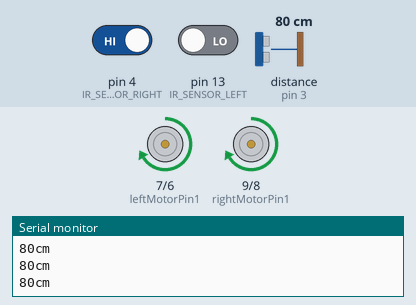
Bench run of a sketch on a simulated Arduino Uno, built with avr-gcc and run on an emulated ATmega328P. On the bench: motor-driver pin pairs drawn as motors (green arrow = first pin HIGH = forward, orange = second pin HIGH = backward, longer = more drive, scaled by the enable pin), the last lines printed to the serial monitor. Wiring (inferred from the names in the program): ultrasonic range finder: trigger pin 2; echo pin 3. Inputs (shaded band) come from the test bench; at power-on: pin 13 (IR_SENSOR_LEFT) LOW, pin 4 (IR_SENSOR_RIGHT) HIGH, distance to the obstacle (sensor on pin 3) 80 cm. The echo pulse lasts 58.3 µs per cm.

Above: at 1.2 s.
1.3 s: pin 13 (IR_SENSOR_LEFT) driven HIGH
At 2.1 s:
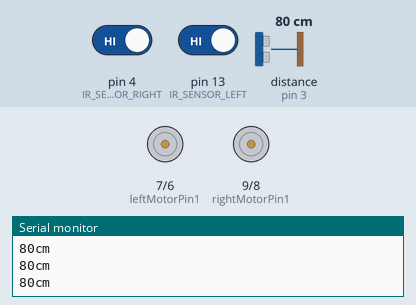
2.8 s: pin 4 (IR_SENSOR_RIGHT) driven LOW
At 3.8 s:
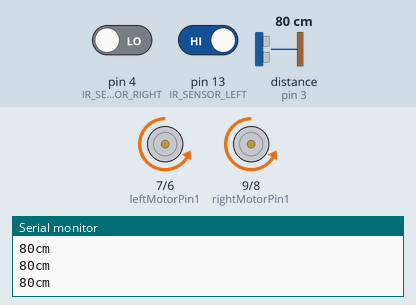
4.3 s: pin 13 (IR_SENSOR_LEFT) driven LOW
At 4.7 s:
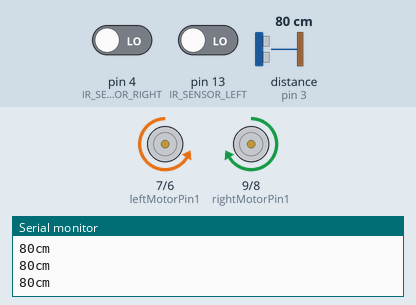
8.8 s: distance to the obstacle (sensor on pin 3) set to 27 cm
10.3 s: distance to the obstacle (sensor on pin 3) set to 23 cm
At 11.2 s:
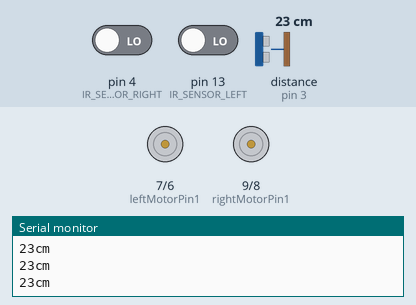
Timing chart, 0 to 12.8 s (numbered marks = the images above; inputs shaded):
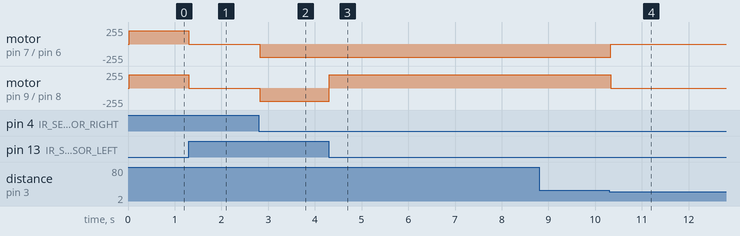

The sketch:

LINE_FOLLOWER2.ino
```cpp
#include <SoftwareSerial.h>
SoftwareSerial espSerial(11, 12);
const int pingPin = 2;
const int echoPin = 3;
long duration;
int distance;


#define IR_SENSOR_RIGHT 4
#define IR_SENSOR_LEFT 13
#define MOTOR_SPEED 200

//Right motor
int enableRightMotor=10;
int rightMotorPin1=9;
int rightMotorPin2=8;

//Left motor
int enableLeftMotor=5;
int leftMotorPin1=7;
int leftMotorPin2=6;

void setup()
{
  pinMode(pingPin, OUTPUT);
  pinMode(echoPin, INPUT);
  TCCR0B = TCCR0B & B11111000 | B00000010 ;

  // put your setup code here, to run once:
  pinMode(enableRightMotor, OUTPUT);
  pinMode(rightMotorPin1, OUTPUT);
  pinMode(rightMotorPin2, OUTPUT);

  pinMode(enableLeftMotor, OUTPUT);
  pinMode(leftMotorPin1, OUTPUT);
  pinMode(leftMotorPin2, OUTPUT);

  pinMode(IR_SENSOR_RIGHT, INPUT);
  pinMode(IR_SENSOR_LEFT, INPUT);
  rotateMotor(0,0);
  Serial.begin(9600);
  espSerial.begin(9600);
}


void loop()
{

  long duration, inches, cm;
  pinMode(pingPin, OUTPUT);
  digitalWrite(pingPin, LOW);
  delayMicroseconds(2);
  digitalWrite(pingPin, HIGH);
  delayMicroseconds(10);
  digitalWrite(pingPin, LOW);
  pinMode(echoPin, INPUT);
  duration = pulseIn(echoPin, HIGH);

  cm = microsecondsToCentimeters(duration);
  Serial.print(cm);
  Serial.print("cm");
  Serial.println();
  String str1=String("distance:= ")+String(cm);
espSerial.println(str1);

if(cm < 25)
{
 rotateMotor(0, 0);

}

  int rightIRSensorValue = digitalRead(IR_SENSOR_RIGHT);
  int leftIRSensorValue = digitalRead(IR_SENSOR_LEFT);

  //If none of the sensors detects black line, then go straight
  if (rightIRSensorValue == LOW && leftIRSensorValue == LOW)
  {
     if(cm > 25)
     {
    rotateMotor(MOTOR_SPEED, MOTOR_SPEED);
     }
  }
  //If right sensor detects black line, then turn right
  else if (rightIRSensorValue == HIGH && leftIRSensorValue == LOW )
  {
      rotateMotor(MOTOR_SPEED, -MOTOR_SPEED);
  }
  //If left sensor detects black line, then turn left
  else if (rightIRSensorValue == LOW && leftIRSensorValue == HIGH )
  {
      rotateMotor(-MOTOR_SPEED, MOTOR_SPEED);
  }
  //If both the sensors detect black line, then stop
  else
  {
    rotateMotor(0, 0);
  }


}


void rotateMotor(int rightMotorSpeed, int leftMotorSpeed)
{

  if (rightMotorSpeed < 0)
  {
    digitalWrite(rightMotorPin1,LOW);
    digitalWrite(rightMotorPin2,HIGH);
  }
  else if (rightMotorSpeed > 0)
  {
    digitalWrite(rightMotorPin1,HIGH);
    digitalWrite(rightMotorPin2,LOW);
  }
  else
  {
    digitalWrite(rightMotorPin1,LOW);
    digitalWrite(rightMotorPin2,LOW);
  }

  if (leftMotorSpeed < 0)
  {
    digitalWrite(leftMotorPin1,HIGH);
    digitalWrite(leftMotorPin2,LOW);
  }
  else if (leftMotorSpeed > 0)
  {
    digitalWrite(leftMotorPin1,LOW);
    digitalWrite(leftMotorPin2,HIGH);
  }
  else
  {
    digitalWrite(leftMotorPin1,LOW);
    digitalWrite(leftMotorPin2,LOW);
  }
  analogWrite(enableRightMotor, abs(rightMotorSpeed));
  analogWrite(enableLeftMotor, abs(leftMotorSpeed));
}


long microsecondsToCentimeters(long microseconds)
{
  return microseconds / 29 / 2;
}
```

Measured:
- the behaviour switches between 26 and 25 cm on distance to the obstacle (sensor on pin 3) (found by bisection; images 3 and 4)
- after the input at 1.3 s, motor on pin 7 (leftMotorPin1) / pin 6 (leftMotorPin2), motor on pin 9 (rightMotorPin1) / pin 8 (rightMotorPin2): forward 200/255 → stopped at once
- after the input at 2.8 s, motor on pin 7 (leftMotorPin1) / pin 6 (leftMotorPin2), motor on pin 9 (rightMotorPin1) / pin 8 (rightMotorPin2): stopped → backward 200/255 at once
- after the input at 4.3 s, motor on pin 9 (rightMotorPin1) / pin 8 (rightMotorPin2): backward 200/255 → forward 200/255 at once
- after the input at 10.3 s, motor on pin 7 (leftMotorPin1) / pin 6 (leftMotorPin2): backward 200/255 → stopped at once; motor on pin 9 (rightMotorPin1) / pin 8 (rightMotorPin2): forward 200/255 → stopped at once
